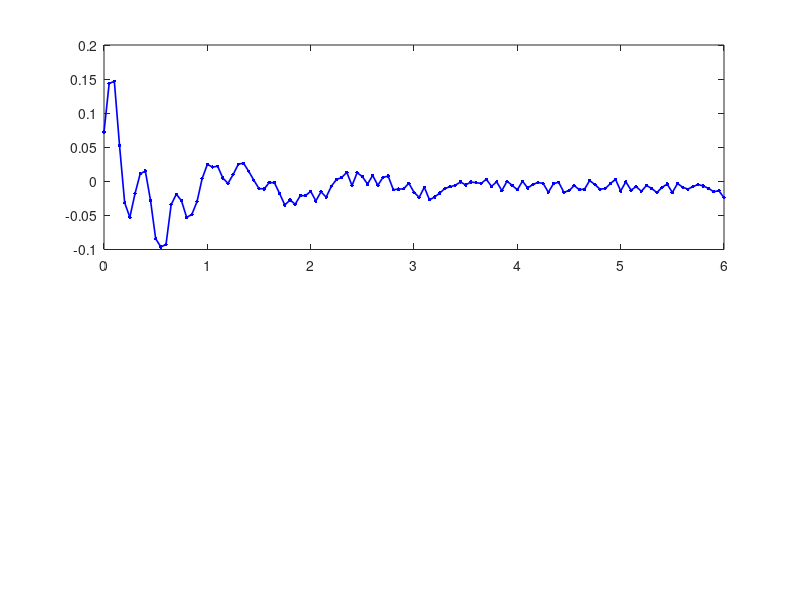

MATLAB code for this plot: (Note: this script raises an error after producing the figure.)
clear all; close all; clc;

% === KONFIGURACJA ===
T_total = 6;        % Czas [s]
dt = 0.05;          % Próbkowanie 50ms
t = 0:dt:T_total;

% === 1. GENEROWANIE KĄTA (RADIANY) Z CHAOSEM ===
start_angle_rad = deg2rad(5);

% A. Główna stabilizacja (powolne dochodzenie do pionu z dołu)
% Funkcja cos(3*t) sprawi, że robot "bujnie się" na drugą stronę (przeregulowanie)
theta_base = start_angle_rad * exp(-0.8*t) .* cos(5*t);

% B. Komponent "Chaosu/Przeregulowania"
% To symuluje nerwowe drgania spowodowane zbyt dużym wzmocnieniem D
chaos = 0.1 * exp(-1.5*t) .* sin(20*t);

% C. Uchyb ustalony i szum
% Zostawiamy lekki uchyb ujemny
steady_error = deg2rad(-0.5);
rng(55); % Ziarno dla powtarzalności
noise = 0.006 * randn(size(t));

% Suma sygnałów
theta_real = theta_base + chaos + steady_error + noise;

% === 2. GENEROWANIE AGRESYWNEGO PWM (-255 do 255) ===
% Symulujemy regulator PD, który jest "zbyt ostry"
theta_diff = [0, diff(theta_real)/dt];

Kp_sim = 700;
Kd_sim = 60;

% Ujemne sprzężenie zwrotne: jeśli kąt jest ujemny, PWM będzie dodatnie
u_raw = -Kp_sim * theta_real - Kd_sim * theta_diff;

% Dodajemy szum do sterowania
u_raw = u_raw + 40 * randn(size(t));

% Saturacja (hard limit -255 do 255)
u_pwm = u_raw;
u_pwm(u_pwm > 255) = 255;
u_pwm(u_pwm < -255) = -255;

% Zaokrąglenie do int
u_pwm = round(u_pwm);

% === 3. RYSOWANIE ===
figure(1);
set(gcf, 'Position', [100, 100, 800, 500]);

% --- Wykres 1: Kąt ---
subplot(2,1,1);
plot(t, theta_real, 'b.-', 'LineWidth', 1.2, 'MarkerSize', 8);
yline(0, 'k--');

ylabel('Kąt \theta [rad]');
% ZMIANA: Zaktualizowany tytuł
title('Pozycja robota (Start od 5 stopni)');
legend('Kąt przechylenia', 'Pion', 'Location', 'NorthEast');
grid on;
ylim([-0.15 0.15]);

% --- Wykres 2: PWM ---
subplot(2,1,2);
stairs(t, u_pwm, 'r', 'LineWidth', 1.2);
yline(255, 'k--');
yline(-255, 'k--');

ylabel('u');
xlabel('Czas [s]');
title('Sygnał sterujący');
ylim([-300 300]);
grid on;

% Zapis
exportgraphics(gcf, 'wyniki_real_chaos_ujemny.png', 'Resolution', 300);
